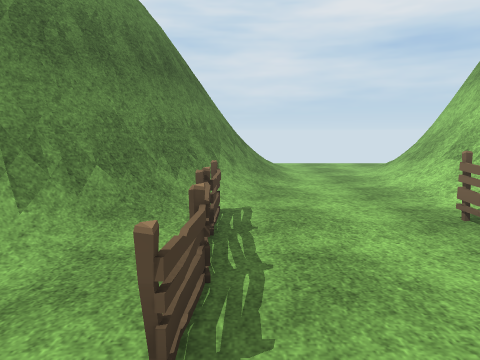
View 1 (above)

15 first-person views from a walk through a 3-D level made in the Unity game engine. The camera is 1.5 m above the floor, tilts 8° down and sees 70° across. The floor is counted in squares, 1 m on a side. Each view is taken from the middle of a square. On the plan, view 1 faces up. The plan holds only what a view shows up to about 16 squares ahead; the rest is blank. The place goes on beyond the plan. The player is left out. Some surface patterns are stand-ins.

View 2
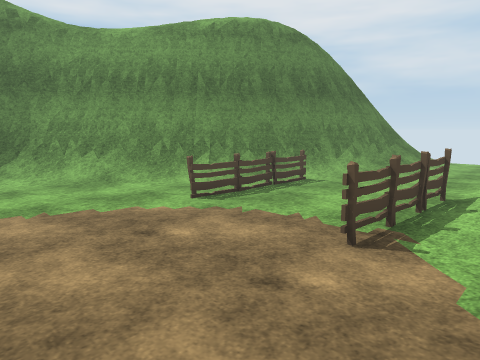

View 3
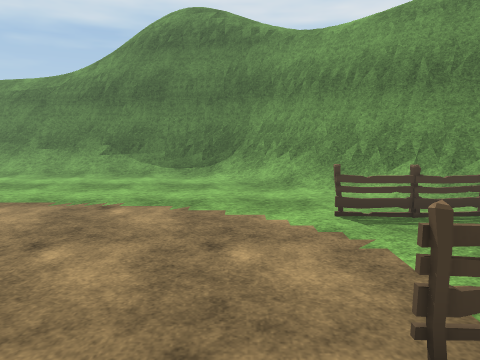

View 4
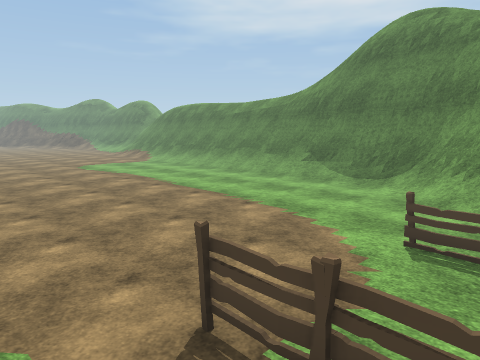

View 5
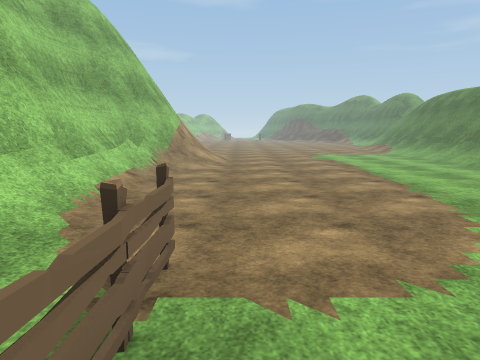

View 6
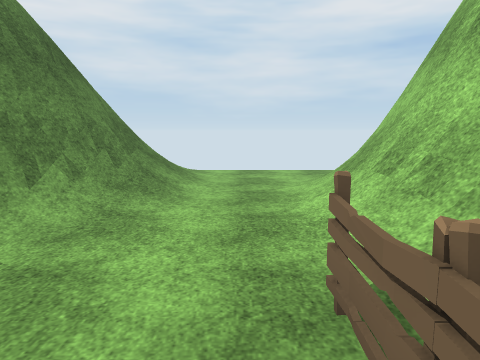

View 7
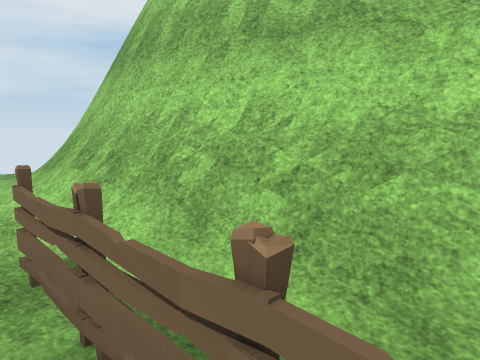

View 8
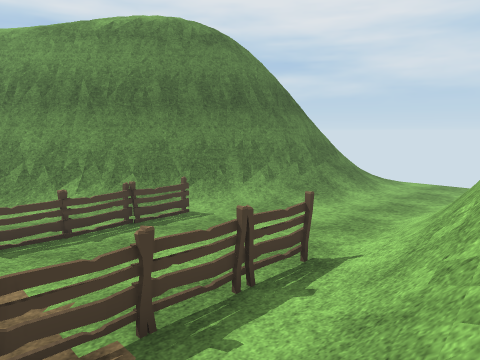

View 9
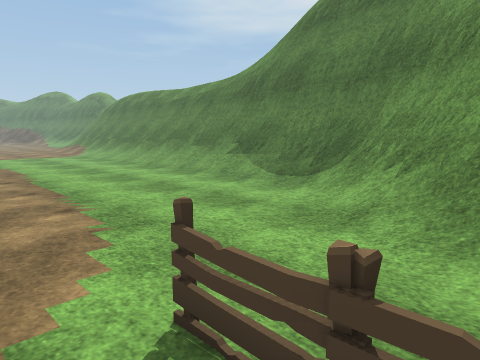

View 10
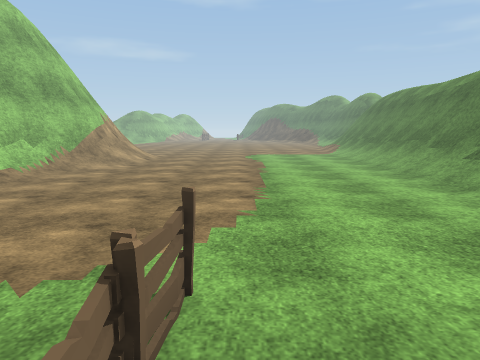

View 11
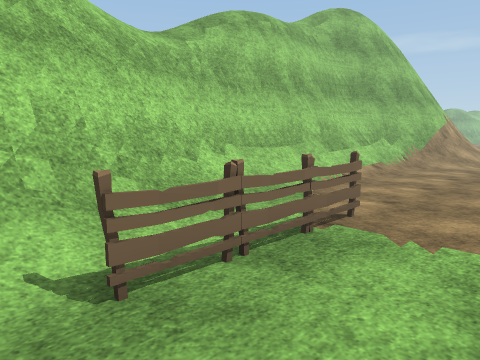

View 12
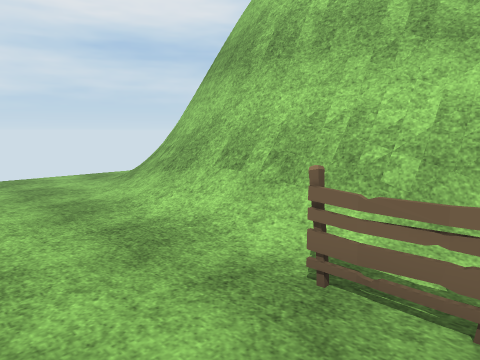

View 13
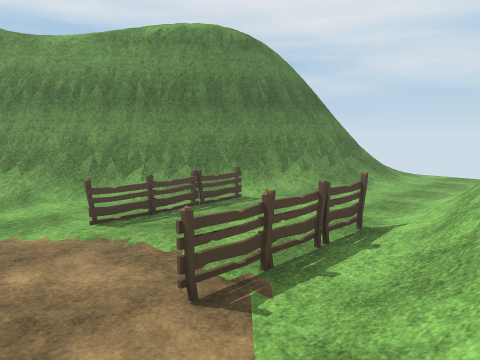

View 14
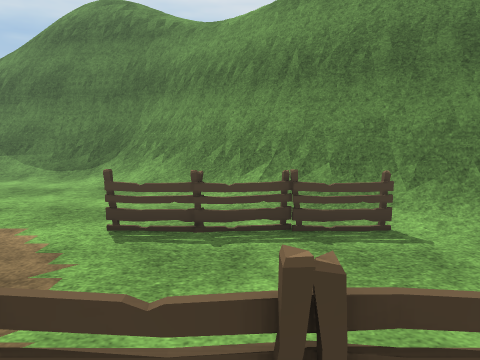

View 15
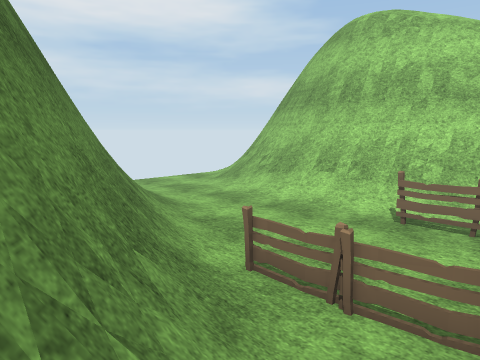

### Floor plan
Key: @ floor where view 1 was taken; # wall or solid block; . main floor; : floor 5.25 m higher than the main floor; + floor 5.5 m higher than the main floor; * floor 6.25 m higher than the main floor; / step, stairs or slope; = window, fence, low wall or low ledge; v drop or lower ground; F fence; O other object.
Columns run from 12 left of view 1 to 7 right of it. Each row starts with its distance up from view 1.
 16              /.....
 15            =//.....
 14            #//....//
 13           v#=/...//#
 12          :v#=/.../=#
 11         *+v#=/.../##
 10         /v##=/.../##
  9        /vv##O...//##
  8       //v##=/..../##
  7       /vv##/...../##
  6      //v##=/F...F/=#
  5     //v##=/.F...F/=#
  4    //vv##O..F...F//#
  3    /vv##//..F...F./#
  2   //v##=/...F...F.//
  1  //v##=/........F.//
  0  /vv#=O/....@.....//
 -1 //v##//...........//
 -2 /vv##/............./
 -3 /vv#=/............//
 -4  v #=/............//
 -5  v##=/............//
 -6  v##//............//
 -7   v#//............//
 -8   v#//............/=
 -9  /#=//...........//#
-10  /#=/............/=#
-11  /#=/...........//=#
-12       ..... ....//
-13        ....  ...
-14         ...   ..

Positions as (right, up) in squares from view 1, and headings:
1: (0, 0), facing up
2: (6, -3), facing up-left
3: (6, 0), facing left
4: (6, 4), facing down-left
5: (3, 5), facing down
6: (3, 3), facing up
7: (3, 2), facing up-right
8: (7, 1), facing up-left
9: (1, 4), facing down-left
10: (-1, 5), facing down
11: (1, 7), facing down-right
12: (1, 4), facing up-right
13: (7, -1), facing up-left
14: (5, 4), facing left
15: (-4, 3), facing up-right
